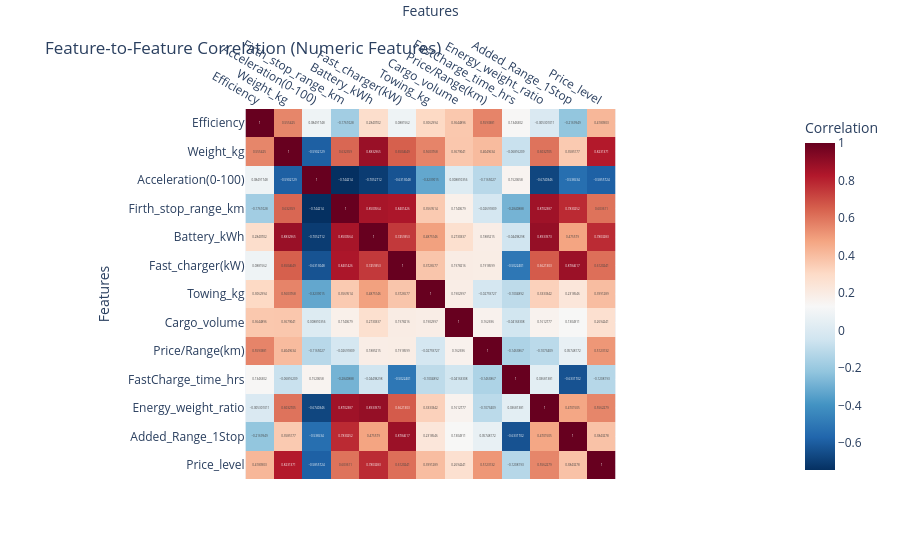

This figure's notebook cell:
### Markdown cell above
# Correlation with features

### Code cell
import plotly.express as px
import numpy as np
import pandas as pd

corr_matrix = df[numeric_features.columns].corr()

fig = px.imshow(
    corr_matrix,
    text_auto=True,       
    color_continuous_scale='RdBu_r',
    origin='upper',
    labels=dict(x="Features", y="Features", color="Correlation"),
    title="Feature-to-Feature Correlation (Numeric Features)"
)
fig.update_xaxes(side="top")
fig.show()

upper = corr_matrix.abs().where(np.triu(np.ones(corr_matrix.shape), k=1).astype(bool))
to_drop = [col for col in upper.columns if any(upper[col] > 0.85)]
print("Highly correlated features to drop:", to_drop)

### Figure 1 — Plotly figure (JSON) as saved in the notebook; plotly's stock layout.template omitted (floating-point values rounded to 4 significant figures; data arrays with more than 128 entries replaced by an {"elided": "..."} marker saying what was removed)
{"data": [{"coloraxis": "coloraxis", "hovertemplate": "Features: %{x}<br>Features: %{y}<br>Correlation: %{z}<extra></extra>", "name": "0", "texttemplate": "%{z}", "type": "heatmap", "x": ["Efficiency", "Weight_kg", "Acceleration(0-100)", "Firth_stop_range_km", "Battery_kWh", "Fast_charger(kW)", "Towing_kg", "Cargo_volume", "Price/Range(km)", "FastCharge_time_hrs", "Energy_weight_ratio", "Added_Range_1Stop", "Price_level"], "xaxis": "x", "y": ["Efficiency", "Weight_kg", "Acceleration(0-100)", "Firth_stop_range_km", "Battery_kWh", "Fast_charger(kW)", "Towing_kg", "Cargo_volume", "Price/Range(km)", "FastCharge_time_hrs", "Energy_weight_ratio", "Added_Range_1Stop", "Price_level"], "yaxis": "y", "z": {"elided": "13x13 float values"}}], "layout": {"coloraxis": {"colorbar": {"title": {"text": "Correlation"}}, "colorscale": [[0, "rgb(5,48,97)"], [0.1, "rgb(33,102,172)"], [0.2, "rgb(67,147,195)"], [0.3, "rgb(146,197,222)"], [0.4, "rgb(209,229,240)"], [0.5, "rgb(247,247,247)"], [0.6, "rgb(253,219,199)"], [0.7, "rgb(244,165,130)"], [0.8, "rgb(214,96,77)"], [0.9, "rgb(178,24,43)"], [1, "rgb(103,0,31)"]]}, "title": {"text": "Feature-to-Feature Correlation (Numeric Features)"}, "xaxis": {"anchor": "y", "constrain": "domain", "domain": [0, 1], "scaleanchor": "y", "side": "top", "title": {"text": "Features"}}, "yaxis": {"anchor": "x", "autorange": "reversed", "constrain": "domain", "domain": [0, 1], "title": {"text": "Features"}}}}
